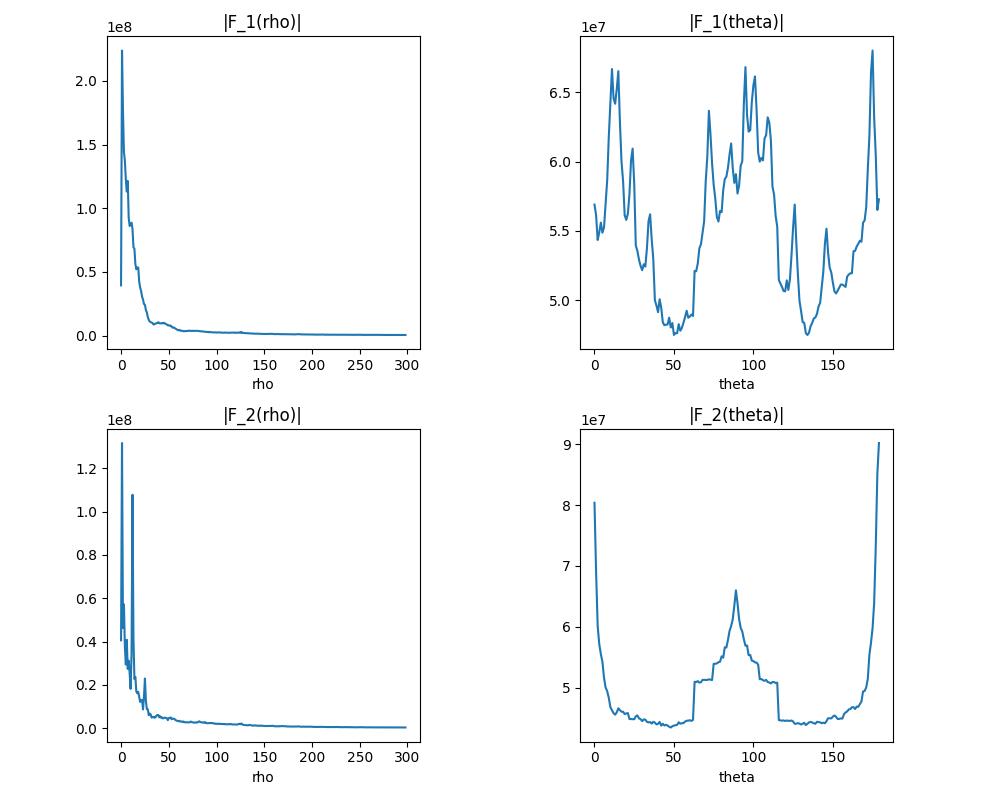

Here is the Python script that generated this plot:
import os
import numpy as np
import matplotlib.pyplot as plt
from skimage.io import imread
from libDIPUM.specxture import specxture

print('Running Figure1236 (Radial and angular spectra)...')

# Data
base_dir = '/Users/michelkocher/michel/Data/DIP-DIPUM/DIP'
f1 = imread(os.path.join(base_dir, 'matches-random.tif'))
f2 = imread(os.path.join(base_dir, 'matches-aligned.tif'))

if f1.ndim == 3:
    f1 = f1[:, :, 0]
if f2.ndim == 3:
    f2 = f2[:, :, 0]

# Spectrum (cartesian mode)
F1 = np.fft.fft2(f1)
F2 = np.fft.fft2(f2)

# Spectrum (polar mode)
F1Rho, F1Theta, _ = specxture(f1)
F2Rho, F2Theta, _ = specxture(f2)

# Display
fig, ax = plt.subplots(2, 2, figsize=(10, 8))

ax[0, 0].plot(F1Rho)
ax[0, 0].set_xlabel('rho')
ax[0, 0].set_title('|F_1(rho)|')
ax[0, 0].axis('tight')
#ax[0, 0].set_ylim(0, 9)
ax[0, 0].set_box_aspect(1)

ax[0, 1].plot(F1Theta)
ax[0, 1].set_xlabel('theta')
ax[0, 1].set_title('|F_1(theta)|')
ax[0, 1].axis('tight')
#ax[0, 1].set_ylim(1.8, 2.7)
ax[0, 1].set_box_aspect(1)

ax[1, 0].plot(F2Rho)
ax[1, 0].set_xlabel('rho')
ax[1, 0].set_title('|F_2(rho)|')
ax[1, 0].axis('tight')
#ax[1, 0].set_ylim(0, 6)
ax[1, 0].set_box_aspect(1)

ax[1, 1].plot(F2Theta)
ax[1, 1].set_xlabel('theta')
ax[1, 1].set_title('|F_2(theta)|')
ax[1, 1].axis('tight')
#ax[1, 1].set_ylim(1.6, 3.6)
ax[1, 1].set_box_aspect(1)

fig.tight_layout()
fig.savefig('Figure1236.png')

print('Saved Figure1236.png')
plt.show()
